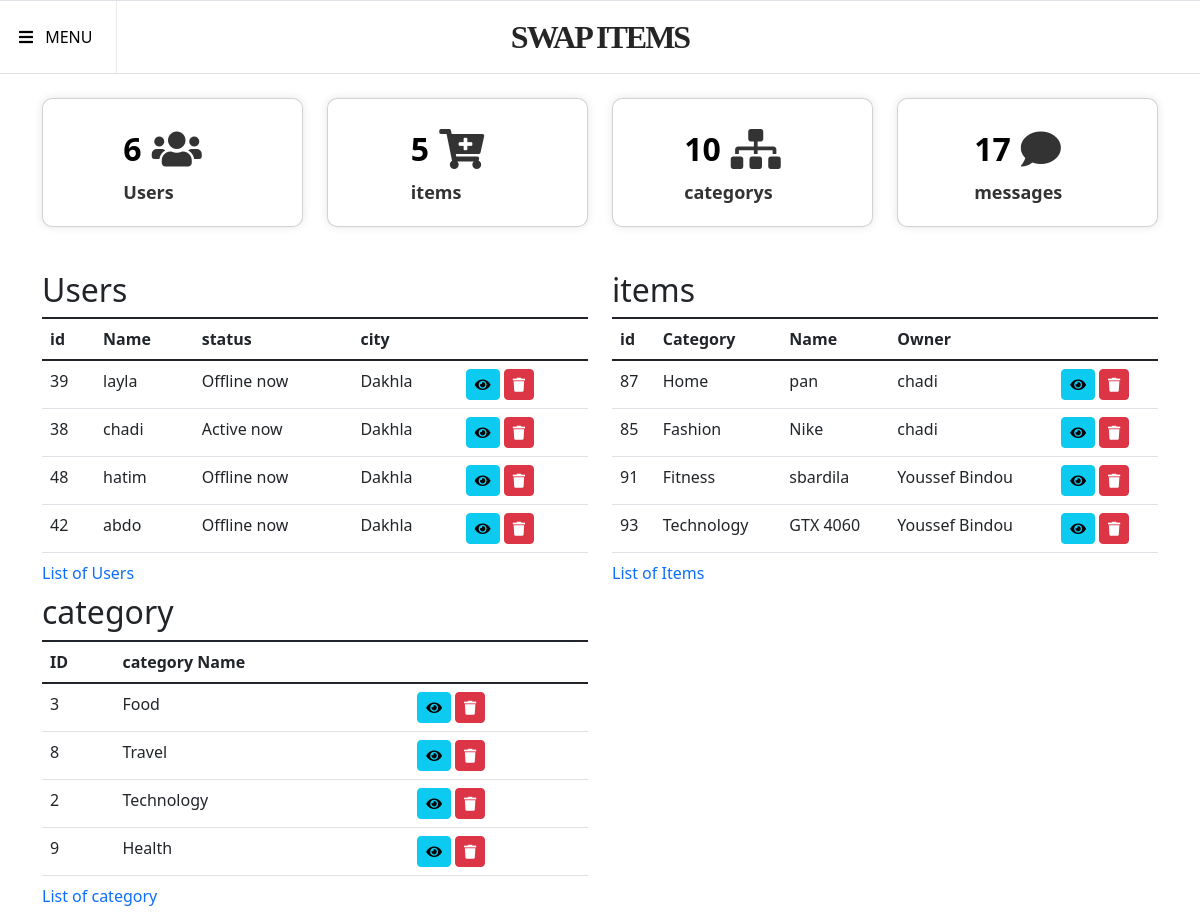
/admin/home.php (signed in), run on the app's committed database.
### tables this page shows
CREATE TABLE `usertable` (
  `id` int(11) NOT NULL,
  `unique_id` int(255) NOT NULL,
  `name` varchar(255) NOT NULL,
  `email` varchar(255) NOT NULL,
  `password` varchar(255) NOT NULL,
  `code` mediumint(50) NOT NULL,
  `status_o_f` varchar(255) NOT NULL,
  `status` text NOT NULL,
  `img` varchar(255) NOT NULL DEFAULT 'test/0.png',
  `phone` varchar(20) DEFAULT NULL,
  `address` varchar(1000) DEFAULT NULL,
  `postcode` varchar(15) DEFAULT '73000',
  `city` varchar(250) NOT NULL DEFAULT 'Dakhla',
  `admin` int(11) NOT NULL DEFAULT 0
);

CREATE TABLE `item` (
  `item_id` int(11) NOT NULL,
  `item_name` varchar(250) NOT NULL,
  `descrition` varchar(255) NOT NULL,
  `coondition` varchar(250) NOT NULL,
  `img` varchar(1000) NOT NULL,
  `category` int(11) NOT NULL,
  `id_user` int(11) NOT NULL,
  `availability` int(11) NOT NULL DEFAULT 0
);

CREATE TABLE `category` (
  `id_cat` int(11) NOT NULL,
  `name` varchar(100) NOT NULL,
  `descr` varchar(2000) NOT NULL
);

### admin/home.php (the view, shortened to what this page needs)
<?php
require_once "../sing/controllerUserData.php";
?>
<!doctype html>
<html lang="en">
<head>
    <link rel="stylesheet" type="text/css" href="https://cdn.datatables.net/1.11.3/css/jquery.dataTables.css">
    <link rel="stylesheet" href="./av/style/navbar.css">
    <link rel="stylesheet" href="https://cdnjs.cloudflare.com/ajax/libs/font-awesome/5.15.4/css/all.min.css" />
    <link href="https://cdn.jsdelivr.net/npm/bootstrap@5.1.3/dist/css/bootstrap.min.css" rel="stylesheet">
</head>
<body>
    <header>
        <div class="all">
            <?php require 'navbar.php'; ?>
        </div>
    </header>
    <div class="container mt-4">
    <div class="row">
        <div class="col-md-3">
            <a href="list_users.php">
                <div class="cardBox">
                    <div class="card">
                        <div class="cardContent">
                            <div class="countIcon">
                                <div class="numbers">
                                    <?php
                                    $userCountQuery = "SELECT COUNT(*) as count FROM usertable  ";
                                    $userCountResult = mysqli_query($con, $userCountQuery);
                                    $userCount = mysqli_fetch_assoc($userCountResult)['count'];
                                    echo $userCount;
                                    ?>
                                </div>
                                <div class="iconBx">
                                    <i class="fas fa-users"></i>
                                </div>
                            </div>
                            <div class="cardName">Users</div>
                        </div>
                    </div>
                </div>
            </a>
        </div>
        <div class="col-md-3">
            <a href="list_items.php">
                <div class="cardBox">
                    <div class="card">
                        <div class="cardContent">
                            <div class="countIcon">
                                <div class="numbers">
                                    <?php
                                    $itemCountQuery = "SELECT COUNT(*) as count FROM item";
                                    $itemCountResult = mysqli_query($con, $itemCountQuery);
                                    $itemCount = mysqli_fetch_assoc($itemCountResult)['count'];
                                    echo $itemCount;
                                    ?>
                                </div>
                                <div class="iconBx">
                                <i class="fas fa-cart-plus"></i>
                                </div>
                            </div>
                            <div class="cardName">items</div>
                        </div>
                    </div>
                </div>
            </a>
        </div>
        <div class="col-md-3">
            <a href="list_categorys.php">
                <div class="cardBox">
                    <div class="card">
                        <div class="cardContent">
                            <div class="countIcon">
                                <div class="numbers">
                                    <?php
                                    $bureauCountQuery = "SELECT COUNT(*) as count FROM category";
                                    $bureauCountResult = mysqli_query($con, $bureauCountQuery);
                                    $bureauCount = mysqli_fetch_assoc($bureauCountResult)['count'];
                                    echo $bureauCount;
                                    ?>
                                </div>
                                <div class="iconBx">
                                <i class="fas fa-sitemap"></i>
                                </div>
                            </div>
                            <div class="cardName">categorys</div>
                        </div>
                    </div>
                </div>
            </a>
        </div>
        <div class="col-md-3">
                <div class="cardBox">
                    <div class="card">
                        <div class="cardContent">
                            <div class="countIcon">
                                <div class="numbers">
                                    <?php
                                    $supportCountQuery = "SELECT COUNT(*) as count FROM messages";
                                    $supportCountResult = mysqli_query($con, $supportCountQuery);
                                    $supportCount = mysqli_fetch_assoc($supportCountResult)['count'];
                                    echo $supportCount;
                                    ?>
                                </div>
                                <div class="iconBx">
                                    <i class="fa fa-comment"></i>
                                </div>
                            </div>
                            <div class="cardName">messages</div>
                        </div>
                    </div>
                </div>
        </div>
    </div>
</div>
    <div class="container mt-4">
            <div class="row">
                <div class="col-md-6">
                    <h2>Users</h2>
                    <table class="table mb-0">
                    <caption><a href="list_users.php" style="text-decoration: none;">List of Users</a></caption>
                        <thead>
                            <tr>
                            <th>id</th>
                                <th>Name</th>
                                <th>status</th>
                                <th>city</th>
                            </tr>
                        </thead>
                        <tbody>
                            <?php
                                $query = "SELECT * FROM usertable  WHERE name != 'admin' ORDER BY RAND() LIMIT 4";
                            $query_run = mysqli_query($con, $query);
                            if (mysqli_num_rows($query_run) > 0) {
                                while ($user = mysqli_fetch_assoc($query_run)) {
                                    ?>
                                    <tr>
                                    <td><?= $user['id']; ?></td>
                                    <td><?= $user['name']; ?></td>
                                    <td><?= $user['status_o_f']; ?></td>
                                    <td><?= $user['city']; ?></td>
                                        <td>
                                            <a href="view_user.php?id=<?= $user['id']; ?>" class="btn btn-info btn-sm">
                                                <i class="fas fa-eye"></i>
                                            </a>
                                            <form action="code.php" method="POST" class="d-inline" onsubmit="return confirm('Are you sure you want to delete this user?');">
                                                <button type="submit" id="Confirm" name="delete_User" value="<?= $user['id']; ?>" class="btn btn-danger btn-sm">
                                                    <i class="fas fa-trash"></i>
                                                </button>
                                            </form>
                                        </td>
                                    </tr>
                            <?php
                                }
                            } else {
                                echo "<tr><td colspan='3'>No Users Found</td></tr>";
                            }
                            ?>
                        </tbody>
                    </table>
                </div>
                <div class="col-md-6">
                    <h2>items</h2>
                    <table class="table mb-0">
    <caption><a href="list_items.php" style="text-decoration: none;">List of Items</a></caption>
    <thead>
        <tr>
        <th>id</th>
            <th>Category</th>
            <th>Name</th>
            <th>Owner</th>
        </tr>
    </thead>
    <tbody>
    <?php
$query = "SELECT i.*, c.name AS category_name, u.name AS owner_name FROM item AS i JOIN usertable AS u ON u.id = i.id_user JOIN category AS c ON c.id_cat = i.category ORDER BY RAND() LIMIT 4";
$query_run = mysqli_query($con, $query);
if (mysqli_num_rows($query_run) > 0) {
    while ($item = mysqli_fetch_assoc($query_run)) {
        ?>
        <tr>
            <td><?= $item['item_id']; ?></td>
            <td><?= $item['category_name']; ?></td>
            <td><?= $item['item_name']; ?></td>
            <td><?= $item['owner_name']; ?></td>
            <td>
                <a href="view_item.php?id=<?= $item['item_id']; ?>" class="btn btn-info btn-sm">
                    <i class="fas fa-eye"></i>
                </a>
                <form action="code.php" method="POST" class="d-inline" onsubmit="return confirm('Are you sure you want to delete this item?');">
                    <button type="submit" id="Confirm" name="delete_item" value="<?= $item['item_id']; ?>" class="btn btn-danger btn-sm">
                        <i class="fas fa-trash"></i>
                    </button>
                </form>
            </td>
        </tr>
        <?php
    }
}
?>
    </tbody>
</table>
</div>
</div>
            <div class="row">
            <div class="col-md-6">
                    <h2>category</h2>
                    <table class="table mb-0">
                    <caption><a href="list_categorys.php" style="text-decoration: none;">List of category</a></caption>
                        <thead>
                            <tr>
                                <th>ID</th>
                                <th>category Name</th>
                            </tr>
                        </thead>
                        <tbody>
                            <?php
                            $query = "SELECT * FROM category ORDER BY RAND() LIMIT 4";
                            $query_run = mysqli_query($con, $query);
                            if (mysqli_num_rows($query_run) > 0) {
                                while ($category = mysqli_fetch_assoc($query_run)) {
                                    ?>
                                    <tr>
                                        <td><?= $category['id_cat']; ?></td>
                                        <td><?= $category['name']; ?></td>
                                        <td>
                                            <a href="view_category.php?id=<?= $category['id_cat']; ?>" class="btn btn-info btn-sm">
                                            <i class="fas fa-eye"></i>
                                        </a>
                                        <form action="code.php" method="POST" class="d-inline" onsubmit="return confirm('Are you sure you want to delete this category?');">
                                        <button type="submit" name="delete_category" value="<?= $category['id_cat']; ?>" class="btn btn-danger btn-sm">
                                            <i class="fas fa-trash"></i>
                                        </button>
                                         </form>
                                    </tr>
                            <?php
                                }
                            } else {
                                echo "<tr><td colspan='3'>No categorys Found</td></tr>";
                            }
                            ?>
                        </tbody>
                    </table>
                </div>
        </div>
    </div>
</body>
</html>

### admin/home.php (style rules this page uses)
.countIcon { display: flex; align-items: center; }
.numbers { margin-right: 10px; }
.iconBx { color: #333; margin-right: 10px; }
.cardName { cursor: pointer; }
.cardBox { margin-bottom: 20px; }
.card { color: #333; background-color: #ffffff; padding: 20px; border-radius: 10px; box-shadow: 0 0 10px rgba(0, 0, 0, 0.1); display: flex; justify-content: space-between; align-items: center; transition: background-color 0.3s ease; }
.numbers { font-size: 32px; font-weight: bold; color: #000; }
.cardName { font-size: 18px; font-weight: bold; color: #333333; }
.iconBx { color: #333; font-size: 40px; color: #4e73df; }
a:link { text-decoration: none; }
.iconBx i { color: #333; margin-right: 10px; }

### data on the page
usertable: id "39", name "layla", status_o_f "Offline now", city "Dakhla"
usertable: id "38", name "chadi", status_o_f "Active now", city "Dakhla"
usertable: id "48", name "hatim", status_o_f "Offline now", city "Dakhla"
usertable: id "42", name "abdo", status_o_f "Offline now", city "Dakhla"
item: item_id "87", category.name "Home", item_name "pan", id_user.name "chadi"
item: item_id "85", category.name "Fashion", item_name "Nike", id_user.name "chadi"
item: item_id "91", category.name "Fitness", item_name "sbardila", id_user.name "Youssef Bindou"
item: item_id "93", category.name "Technology", item_name "GTX 4060", id_user.name "Youssef Bindou"
category: id_cat "3", name "Food"
category: id_cat "8", name "Travel"
category: id_cat "2", name "Technology"
category: id_cat "9", name "Health"

### other printed values
$userCount "6"
$itemCount "5"
$bureauCount "10"
$supportCount "17"
